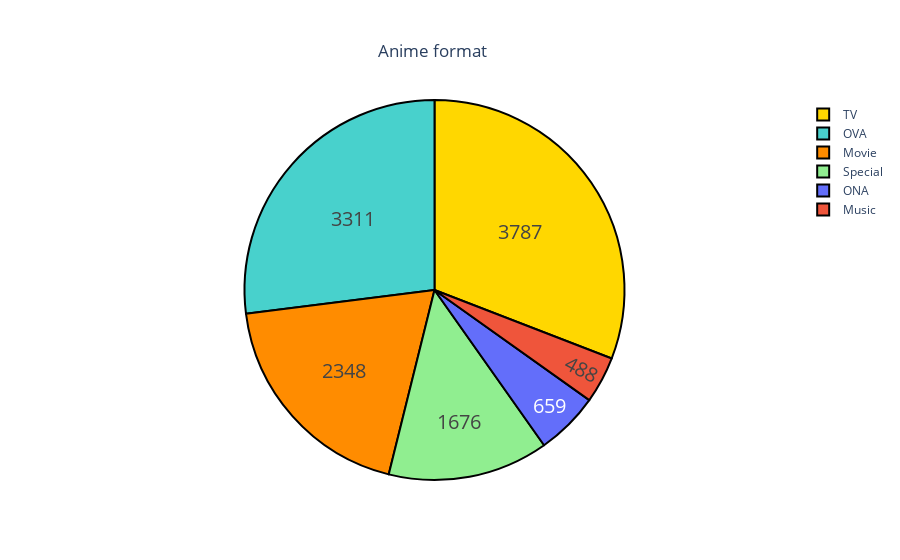

The code cell stored with this chart in its notebook:
### Code cell
# Medium of streaming:

import plotly.graph_objects as go
labels = anime_df['type'].value_counts().index
values = anime_df['type'].value_counts().values
colors = ['gold', 'mediumturquoise', 'darkorange', 'lightgreen']
fig = go.Figure(data=[go.Pie(labels=labels,
                             values=values)])
fig.update_traces(hoverinfo='label+percent', textinfo='value', textfont_size=20,
                  marker=dict(colors=colors, line=dict(color='#000000', width=2)))

fig.update_layout(
    title={
        'text': "Anime format",
        'y':0.92,
        'x':0.48,
        'xanchor': 'center',
        'yanchor': 'top'})

fig.show();

### Figure 1 — Plotly figure (JSON) as saved in the notebook; plotly's stock layout.template omitted (floating-point values rounded to 4 significant figures)
{"data": [{"hoverinfo": "label+percent", "labels": ["TV", "OVA", "Movie", "Special", "ONA", "Music"], "marker": {"colors": ["gold", "mediumturquoise", "darkorange", "lightgreen"], "line": {"color": "#000000", "width": 2}}, "textfont": {"size": 20}, "textinfo": "value", "type": "pie", "values": [3787, 3311, 2348, 1676, 659, 488]}], "layout": {"title": {"text": "Anime format", "x": 0.48, "xanchor": "center", "y": 0.92, "yanchor": "top"}}}
